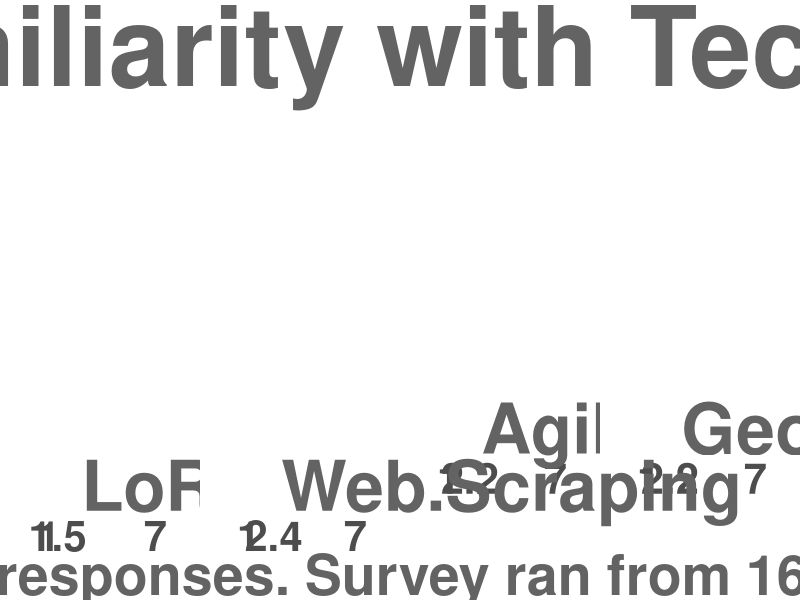

Write R code to recreate this figure.
#R Script - PlanTech Quiz Results

#Load required libraries
require(ggplot2)
require(grid)
require(gridExtra)

#set working directory
dir <- "C:/Users" #Change to filepath for where you have saved the data
setwd(dir)

#Load data
# Each column of the demo dataset has been randomised individually
# whilst the overall distribution remains correct, the rows do not correspond to an individual's response
data <- read.csv("PlanTech Quiz Data (random sort).csv") #Set to file path for your 

plots <- c()

#Loop through each column of the input data and create a plot
i = 1
for (col in colnames(data)){

term <- gsub("//.", " ", col) #Extract title of plot from column name and fix formatting

score <- round(mean(data[,col]), 1) #Calculate average score to insert line

#Create the plot
plots[[i]] <-ggplot(data, aes_string(col)) +
    theme(plot.title = element_text(colour = "grey39", face = "bold", size = 50),
          axis.ticks = element_blank(),
          axis.text.y = element_blank(),
          axis.line = element_blank(),
          axis.title.x = element_blank(),
          axis.title.y = element_blank(),
          axis.text.x = element_text(size = 30, face = "bold", vjust=(3)),
          panel.background = element_rect(fill = 'white'),
          plot.margin = unit(c(2,1,2,1), "cm")) +
    scale_x_continuous("Familiarity", breaks=c(1, score ,7), labels = c("1",as.character(score), "7"), limits=c(1,7)) +
    scale_y_continuous(name = "# Planners") +
    ggtitle(paste0("  ", term)) +
    geom_density(fill = 'red', size = 1, colour = 'red3', alpha =0.6) +
    geom_vline(xintercept = score, size = 1, colour = "darkred", linetype = "dashed")

i = i + 1
}

# Use the grid.arrange function to arrange plots on page
title = textGrob("Urban Planners' Familiarity with Tech Terminology", hjust = 0.56, gp=gpar(fontface="bold", fontsize=80, col = "grey39"))
note = textGrob("Scale from 1 (never heard of) to 7 (know well and could explain). /n Results based on 16 responses. Survey ran from 16 - 24 May 2019, promoted at PIA Congress 2019 on the Gold Coast", hjust = 0.56, gp=gpar(fontface="bold", fontsize=40, col = "grey39"))
g <- grid.arrange(grobs = plots, ncol = 4, top = title, bottom = note)

ggsave("poster.png", g, width = 80, height = 100, units = "cm",
       dpi = 300, limitsize = TRUE)
